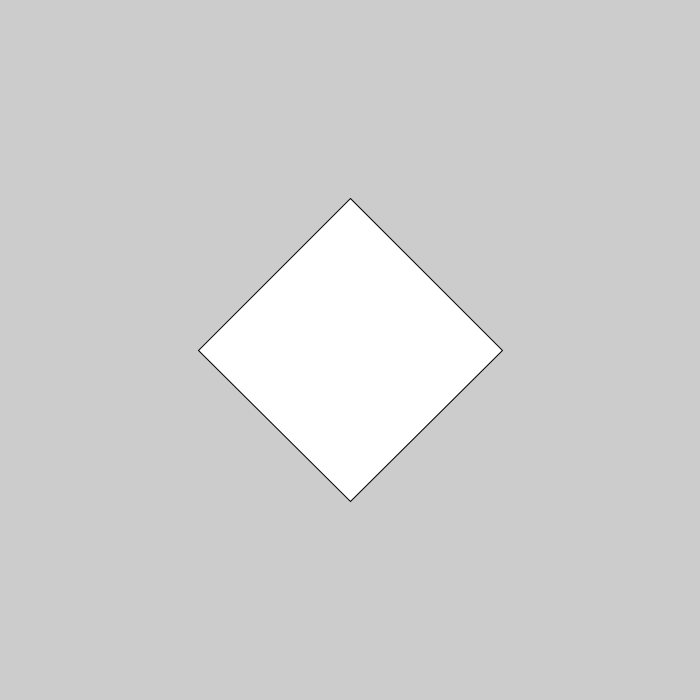
Frame 1 (no input)
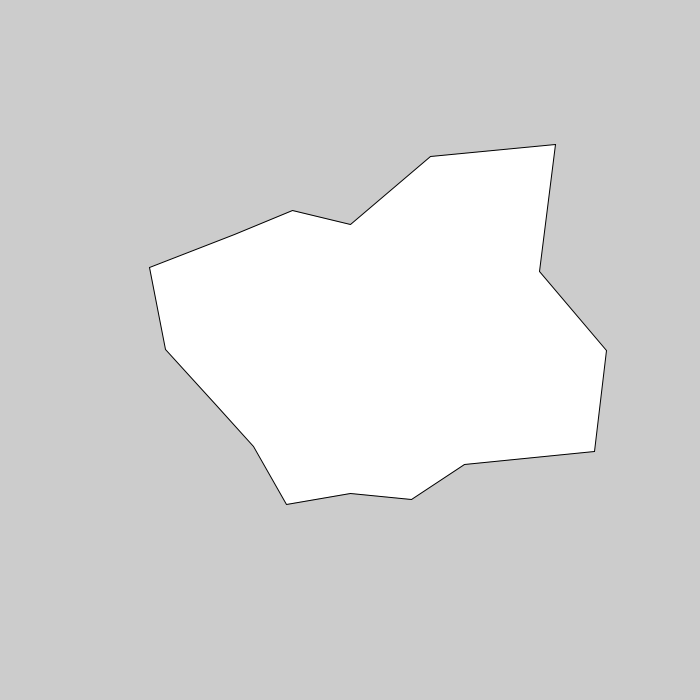
Frame 60 (the mouse pressed at the canvas centre just before this capture)
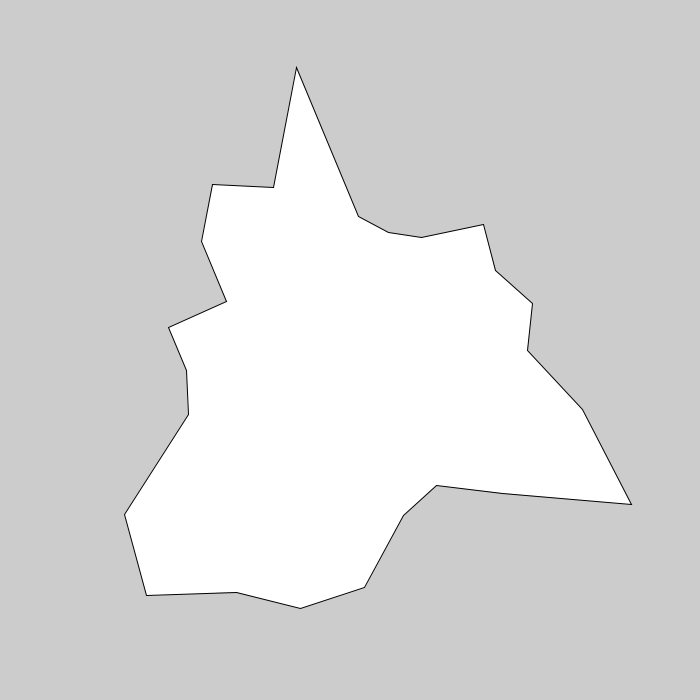
Frame 120 (the mouse held since frame 60 and released just before this capture)

The Processing sketch that drew these frames (run headless with seeded random() and noise(); from frame 60 on, the mouse is pressed at the canvas centre):

// Processing sketch: transforming_shapes_with_noise
// ── transforming_shapes_with_noise.pde
float n0=4, n1=50;
int num;
float fnum=n0;
float T=200; //time constant tau determines length of transformation
float a=0, r=150;

void setup() {
  size(700, 700);
  smooth();
}

void draw() {

  fnum+=(n1-fnum)/T;
  /*number of vertices drops from initial number to final number
   like a decaying exponential
   */



  /*for initial and final shapes with a similar number of vertices
   i could also use a function which goes up and then comes down,
   like sine squared + a linear function which goes from the initial
   number of vertices to the final number and then stops drawing when
   the final number is reached
   */


  float weight=3*sin(PI*abs(fnum-n0)/abs(n1-n0));
  /*biggest noise should happen somewhere in the middle of transformation,
   so weight is given by half a period of a sine function. the noise, n,
   is multiplied by this weight below
   */

  num=round(fnum);


  background(204);

  beginShape();

  for (int i=0; i<num+1; i++) {

    float n=noise(.5*(i%num), frameCount*.015) - .3;
    a=2*PI*i/num;

    vertex(width/2+r*cos(a)*(1+n*weight), height/2+r*sin(a)*(1+n*weight));
  }

  endShape();
}
